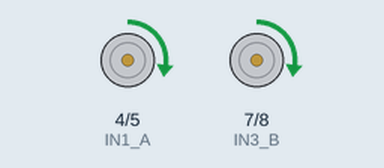
Recording of a sketch running on a simulated Arduino Uno, built with avr-gcc and run on an emulated ATmega328P. On the bench: motor-driver pin pairs drawn as motors (green arrow = first pin HIGH = forward, orange = second pin HIGH = backward, longer = more drive, scaled by the enable pin).

Above: at 1.0 s.
At 4.0 s:
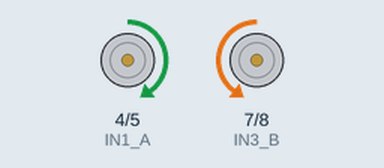
At 7.0 s:
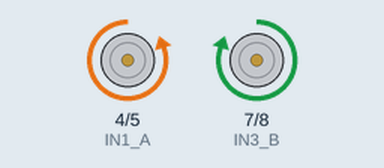
At 10.0 s:
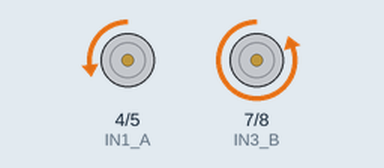
Timing chart, 0 to 15.6 s (numbered marks = the images above):
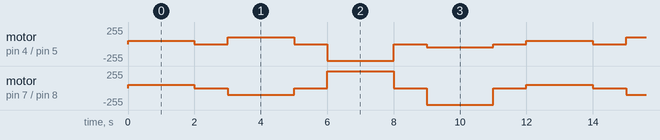

The sketch:

_27_DCMoter_Control.ino
```cpp
#define ENABLE_A  3
#define IN1_A  4
#define IN2_A  5
#define ENABLE_B  9
#define IN3_B  7
#define IN4_B  8

byte speedDC = 255;

void setup()
{
  pinMode(ENABLE_A,OUTPUT);
  pinMode(IN1_A,OUTPUT);
  pinMode(IN2_A,OUTPUT);
   pinMode(ENABLE_B,OUTPUT);
  pinMode(IN3_B,OUTPUT);
  pinMode(IN4_B,OUTPUT);
}

void motor_speed(int spd)
{
  analogWrite(ENABLE_A,spd);
  analogWrite(ENABLE_B,spd);
}

void motor_dir(int dir)
{
  if ( dir == 0 ) {  // forward
     digitalWrite(IN1_A,HIGH);
     digitalWrite(IN2_A,LOW);
     digitalWrite(IN3_B,HIGH);
     digitalWrite(IN4_B,LOW);
  }
  else if ( dir == 1 ) { // turn right
     digitalWrite(IN1_A,HIGH);
     digitalWrite(IN2_A,LOW);
     digitalWrite(IN3_B,LOW);
     digitalWrite(IN4_B,HIGH);
  }
  else if ( dir == 2 ) { // turn left
     digitalWrite(IN1_A,LOW);
     digitalWrite(IN2_A,HIGH);
     digitalWrite(IN3_B,HIGH);
     digitalWrite(IN4_B,LOW);
  }
  else if ( dir == 4 ) { // backward
     digitalWrite(IN1_A,LOW);
     digitalWrite(IN2_A,HIGH);
     digitalWrite(IN3_B,LOW);
     digitalWrite(IN4_B,HIGH);
  }
}

void loop()
{
  motor_speed(50);
  motor_dir(0);
  delay(2000);
  motor_speed(0);
  delay(1000);

  motor_speed(100);
  motor_dir(1);
  delay(2000);
  motor_speed(0);
  delay(1000);

  motor_speed(254);
  motor_dir(2);
  delay(2000);
  motor_speed(0);
  delay(1000);

  motor_speed(50);
  motor_dir(4);
  delay(2000);
  motor_speed(0);
  delay(1000);
}
```

Measured:
- by itself, motor on pin 4 (IN1_A) / pin 5 (IN2_A): repeats every 12.0 s: stopped 1.0 s, forward 100/255 2.0 s, stopped 1.0 s, backward 254/255 2.0 s, stopped 1.0 s, backward 50/255 2.0 s, stopped 1.0 s, forward 50/255 2.0 s
- by itself, motor on pin 7 (IN3_B) / pin 8 (IN4_B): repeats every 12.0 s: stopped 1.0 s, backward 100/255 2.0 s, stopped 1.0 s, forward 254/255 2.0 s, stopped 1.0 s, backward 254/255 2.0 s, stopped 1.0 s, forward 50/255 2.0 s
